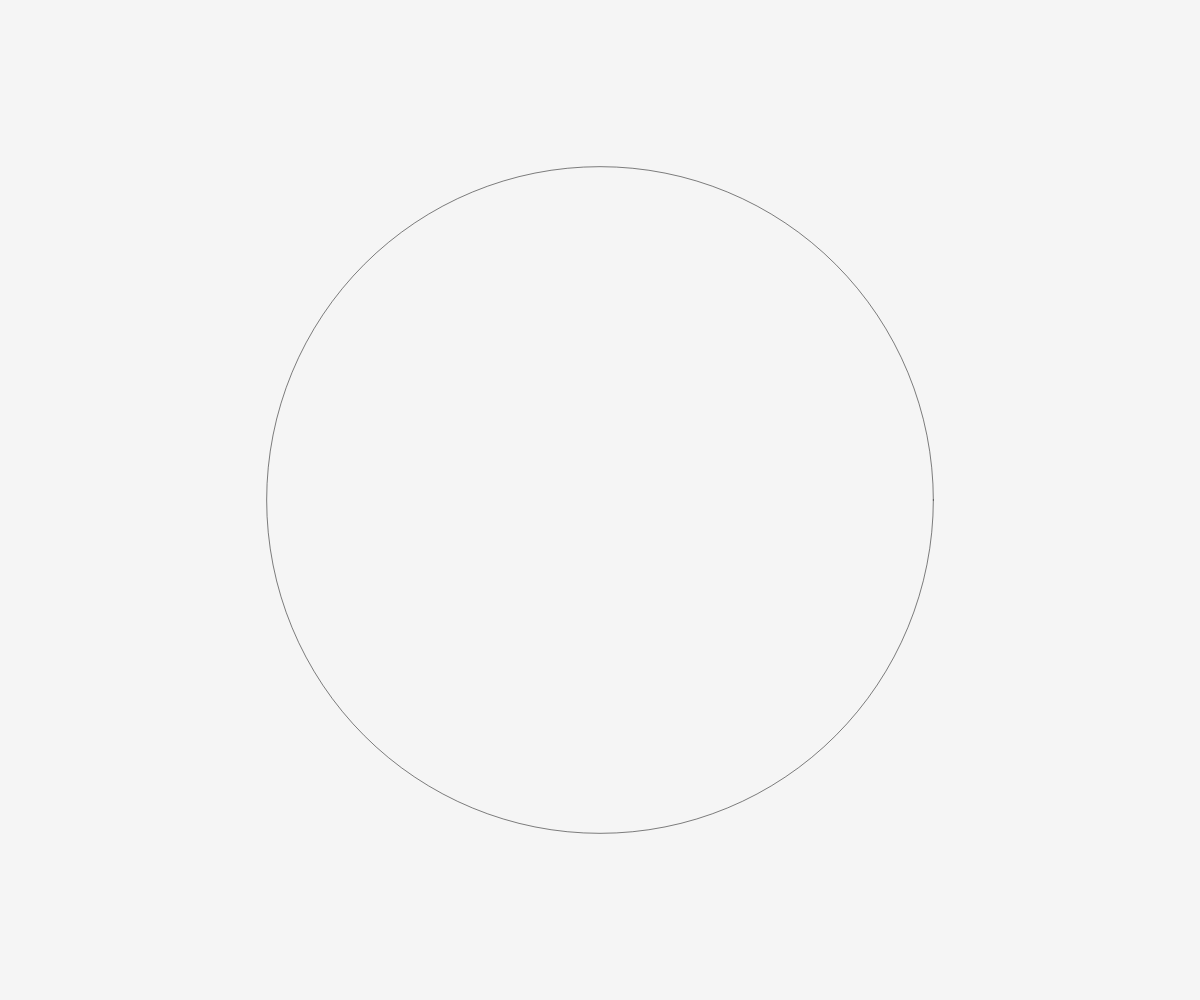
Frame 1 (no input)
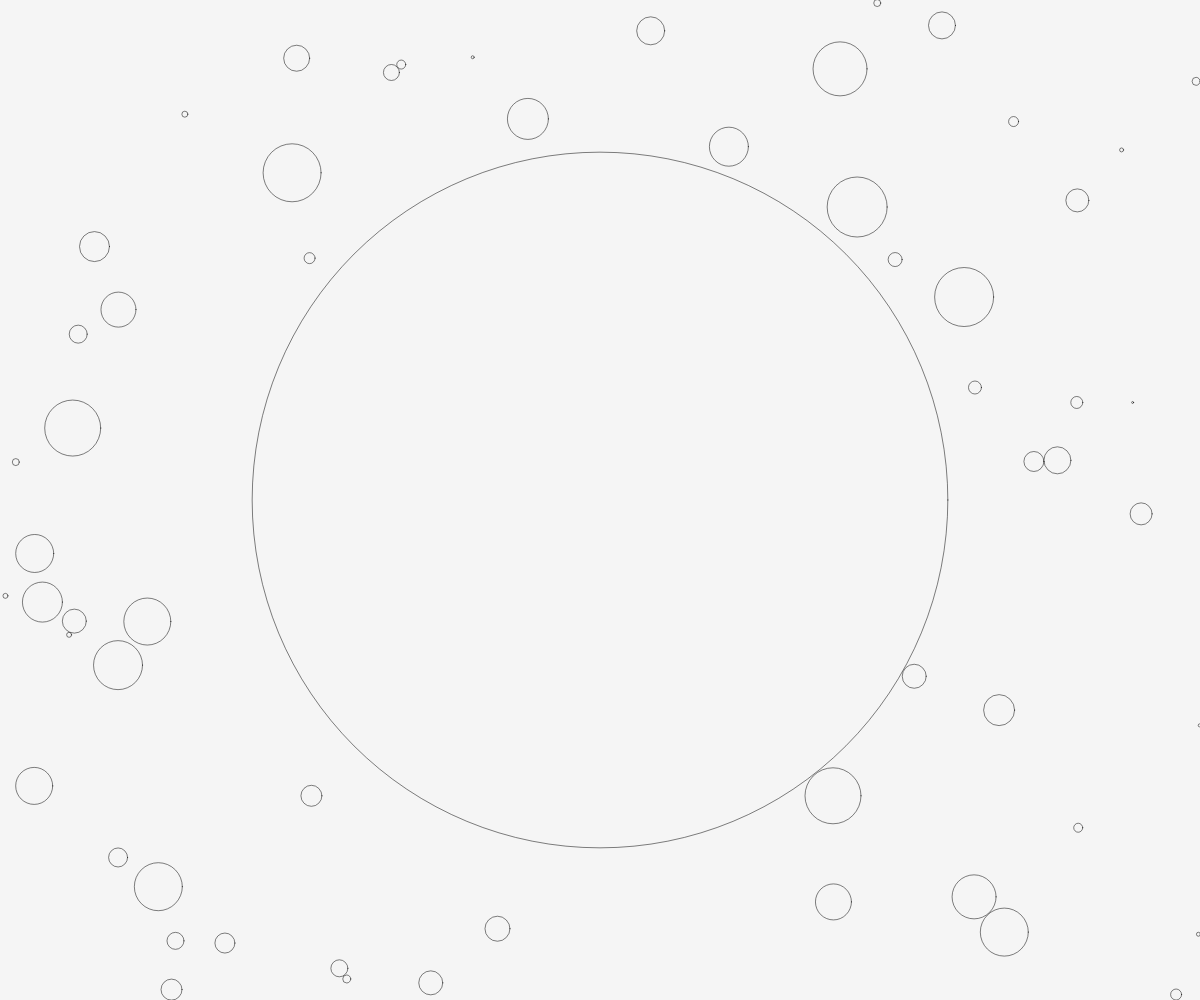
Frame 60 (no input)
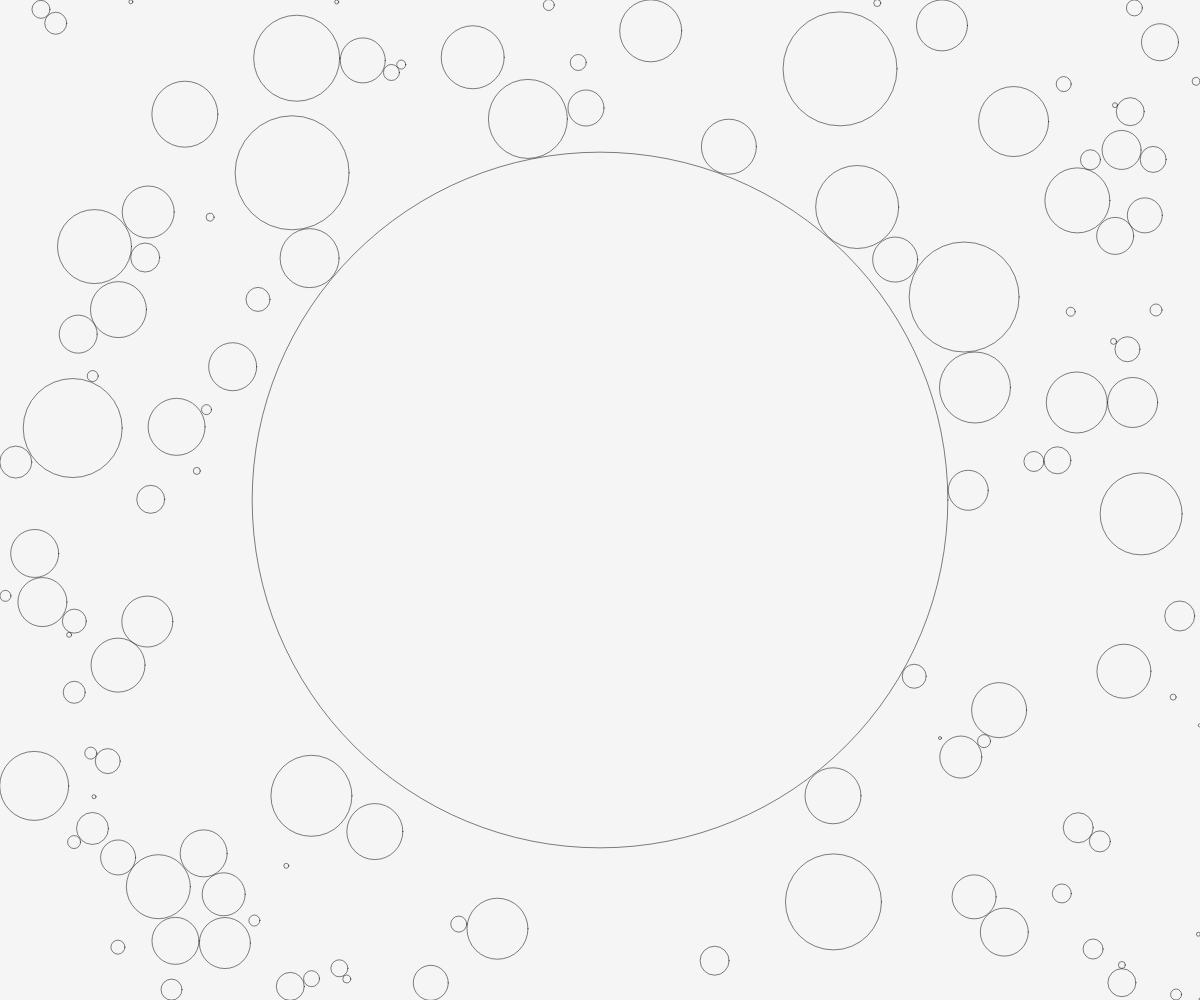
Frame 120 (the mouse pressed at the canvas centre since frame 60)

The p5.js sketch that drew these frames (run headless with seeded random() and noise() and a simulated clock; from frame 60 on, the mouse is pressed at the canvas centre):

// p5.js sketch
// ── sketch.js
document.querySelectorAll(".testata").forEach( el => {
	el.addEventListener('click', evt => {
		evt.target.nextElementSibling.classList.toggle("chiuso")
	})
})

var circles = [];


function setup() {
createCanvas(windowWidth, windowHeight);
// Start with a big one in the center in the hopes that it
// takes up a lot of a space and the sketch runs faster
circles.push(new Circle(width / 2, height / 2, min(width, height) / 3));
}

function draw() {
background(245);

// All the circles
for (var i = 0; i < circles.length; i++) {
var c = circles[i];
c.show();

// Is it a growing one?
if (c.growing) {
c.grow();
// Does it overlap any previous circles?
for (var j = 0; j < circles.length; j++) {
var other = circles[j];
if (other != c) {
  var d = dist(c.x, c.y, other.x, other.y);
  if (d - 1 < c.r + other.r) {
	c.growing = false;
  }
}
}

// Is it stuck to an edge?
if (c.growing) {
c.growing = !c.edges();
}
}
}

// Let's try to make a certain number of new circles each frame
// More later
var target = 1 + constrain(floor(frameCount / 120), 0, 20);
// How many
var count = 0;
// Try N times
for (var i = 0; i < 1000; i++) {
if (addCircle()) {
count++;
}
// We made enough
if (count == target) {
break;
}
}

// We can't make any more
if (count < 1) {
noLoop();
console.log("finished");
}
}

// Add one circle
function addCircle() {
// Here's a new circle
var newCircle = new Circle(random(width), random(height), 1);
// Is it in an ok spot?
for (var i = 0; i < circles.length; i++) {
var other = circles[i];
var d = dist(newCircle.x, newCircle.y, other.x, other.y);
if (d < other.r + 4) {
newCircle = undefined;
break;
}
}
// If it is, add it
if (newCircle) {
circles.push(newCircle);
return true;
} else {
return false;
}
}

// Circle object
function Circle(x, y, r) {
this.growing = true;
this.x = x;
this.y = y;
this.r = r;
}

// Check stuck to an edge
Circle.prototype.edges = function() {
return (this.r > width - this.x || this.r > this.x || this.r > height - this.y || this.r > this.y);
}

// Grow
Circle.prototype.grow = function() {
this.r += 0.5;
}

// Show
Circle.prototype.show = function() {
noFill();
strokeWeight(0.5);
stroke(0, 0, 0);
ellipse(this.x, this.y, this.r * 2);
}
